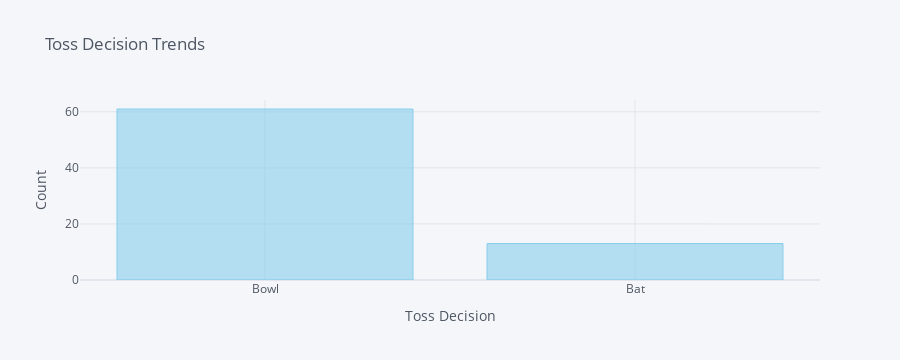

Source (notebook cell):
### Code cell
#Toss Decision Trends
df["toss_decision"].value_counts().iplot(
    kind='bar',
    xTitle='Toss Decision',
    yTitle='Count',
    title='Toss Decision Trends',
    color='skyblue'
)

### Figure 1 — Plotly figure (JSON) as saved in the notebook; plotly's stock layout.template omitted (floating-point values rounded to 4 significant figures)
{"data": [{"marker": {"color": "rgba(135, 206, 235, 0.6)", "line": {"color": "rgba(135, 206, 235, 1.0)", "width": 1}}, "name": "count", "orientation": "v", "text": "", "type": "bar", "x": ["Bowl", "Bat"], "y": [61, 13]}], "layout": {"height": 360, "legend": {"bgcolor": "#F5F6F9", "font": {"color": "#4D5663"}}, "paper_bgcolor": "#F5F6F9", "plot_bgcolor": "#F5F6F9", "title": {"font": {"color": "#4D5663"}, "text": "Toss Decision Trends"}, "xaxis": {"autorange": true, "gridcolor": "#E1E5ED", "range": [-0.5, 1.5], "showgrid": true, "tickfont": {"color": "#4D5663"}, "title": {"font": {"color": "#4D5663"}, "text": "Toss Decision"}, "type": "category", "zerolinecolor": "#E1E5ED"}, "yaxis": {"autorange": true, "gridcolor": "#E1E5ED", "range": [0, 64.21], "showgrid": true, "tickfont": {"color": "#4D5663"}, "title": {"font": {"color": "#4D5663"}, "text": "Count"}, "type": "linear", "zerolinecolor": "#E1E5ED"}}}
